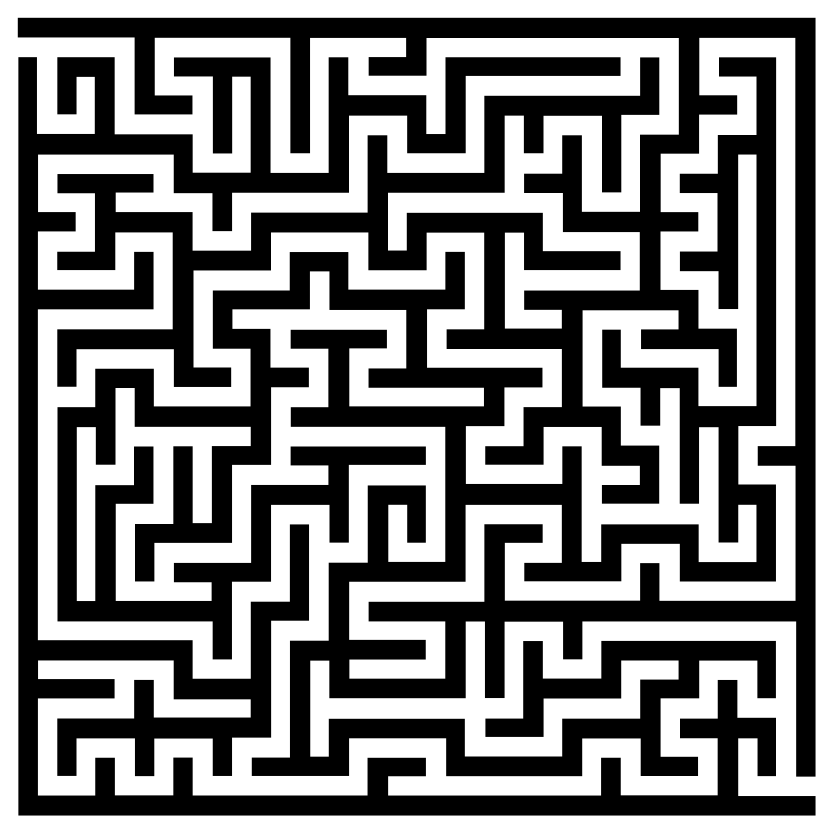
#> input picture MazePhoto.jpg, 5000 x 5000 px (shown at 1/6 size)
$ python Maze.py
#> lines starting #> are read from the running program, lines starting #| are printed output that depends on the picture; after the words box and inside, x2 and y2 are one past the last pixel; in counts of white or black regions, pixels touching at a corner belong together
from PIL import Image
import numpy as np

def image_info(img):
    print("Format:", img.format)
    print("Mode:", img.mode)
    print("Size:", img.size)
    print("Width:", img.width)
    print("Height:", img.height)

img = Image.open("MazePhoto.jpg")
#> img is the input picture: PIL image 5000x5000 RGB; min 0, max 255, mean 131.7

# === Resize picture ===
size = 150
img_resized = img.resize((size, size))
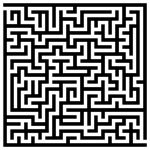
#> img_resized: PIL image 150x150 RGB; min 0, max 255, mean 132.5
image_info(img_resized)
#| Format: None
#| Mode: RGB
#| Size: (150, 150)
#| Width: 150
#| Height: 150
#=======================

# === Transform to np.array for vectorize ===
# img_resized_np.shape = (size,size,3)
img_resized_np = np.array(img_resized)
#============================================

#=== Reshape to (size*size,RGB(3)) ===
# reshape.shape = (size*size,3)
reshape = img_resized_np.reshape(img_resized_np.shape[0]*img_resized_np.shape[1],3)
#=================================

# === change RGB channel to One channel (0/255) ===
# reshape_no_RGB.shape = (size*size,1)
reshape_no_RGB = reshape[:,0].reshape(-1,1)
#======================================================
ADJACENT_PIXLE_SCALLAR_LW_5 = [1,size,-size,size+1,-(size+1)]
ADJACENT_PIXLE_SCALLAR_RW_5 = [-1,size,-size,-(size+1),size -1]
ADJACENT_PIXLE_SCALLAR_UW_5 = [1,-1,150,151,149]
ADJACENT_PIXLE_SCALLAR_DW_5 = [1,-1,-size,-(size+1),-(size-1)]
ADJACENT_PIXLE_SCALLAR = [1,-1,size,-size,size+1,-(size+1),size -1,-(size -1)]
def pixleAdjacent(reshape_no_RGB):

    reshape_no_RGB_adjacent = [[0] for _ in range(size*size)]

    for pixel in range(reshape_no_RGB.shape[0]):
        ADJACENT_PIXLE_GROUP = []

        if pixel % size == 0:
            offset =  ADJACENT_PIXLE_SCALLAR_RW_5
        elif pixel % size == size - 1:
            offset =  ADJACENT_PIXLE_SCALLAR_LW_5
        elif pixel <= size-1:
            offset =  ADJACENT_PIXLE_SCALLAR_UW_5
        elif pixel >= (size**2) - size:
            offset =  ADJACENT_PIXLE_SCALLAR_DW_5
        else:
            offset =  ADJACENT_PIXLE_SCALLAR

        for i in offset:
            if 0 <= pixel + i < size**2:
                ADJACENT_PIXLE_GROUP.append(int(reshape_no_RGB[pixel+i,0]))
        average = int((sum(ADJACENT_PIXLE_GROUP))/len(ADJACENT_PIXLE_GROUP)+1)
        reshape_no_RGB_adjacent[pixel][0] = average
#> after the loop, reshape_no_RGB_adjacent = 22500 items

    return np.array(reshape_no_RGB_adjacent)


reshape_no_RGB_adjacent = pixleAdjacent(reshape_no_RGB)

mask = reshape_no_RGB_adjacent[:,0] > 245
reshape_no_RGB_adjacent[mask,0] = 1
reshape_no_RGB_adjacent[~mask,0] = 0


# === Build back the image ===
#binary_img.shape = (size,size)
binary_img = reshape_no_RGB_adjacent.reshape(img_resized_np.shape[0],img_resized_np.shape[1])
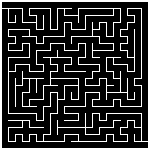
#> binary_img: shape (150, 150) int64; values 0 (black) and 1 (white), 17.7% white in thin lines or dots
#=============================
#=== Remove outer area ===
pixle_to_change = [] #(row/col_num,row/col)
for i in range(binary_img.shape[0]):
    if np.all(binary_img[:,i]) !=0:
        pixle_to_change.append((i,1))

    if np.all(binary_img[i,:]) !=0:
        pixle_to_change.append((i,0))
#> after the loop, pixle_to_change = [(0, 1), (0, 0), (1, 1), (1, 0), (148, 1), (148, 0), (149, 1), (149, 0)]

for idx,kind in pixle_to_change:
    if kind == 1:
        binary_img[:,idx] = 0
    elif kind == 0:
        binary_img[idx,:] = 0
#> this loop made 8 passes
#> kind on pass 1: 1
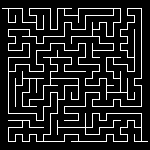
#> binary_img: shape (150, 150) int64; values 0 (black) and 1 (white), 12.5% white in thin lines or dots, all inside (x1, y1, x2, y2) = (2, 8, 148, 142)
#=========================
#=== Maze entrance/exit finder ===
for i in range(binary_img.shape[0]):
    if np.sum(binary_img[:,i]) != 0:
        for k in range(binary_img.shape[0]):
            if np.sum(binary_img[k,:]) != 0:
                start_axis = (k,i)
                break
        break
#=================================

def Center_xy(binary_img,start_axis):
    x,y = start_axis
    dxup = x
    dxun = x
    dyup = y
    dyun = y

    while binary_img[dxup,y] and dxup < binary_img.shape[0] != 0:
        dxup  += 1

    while binary_img[dxun,y] and dxun < binary_img.shape[1] != 0:
        dxun -= 1

    x = int((dxun+dxup)/2)


    dyup = y
    dyun = y

    while binary_img[x,dyup] and dyup < binary_img.shape[0] != 0:
        dyup  += 1

    while binary_img[x,dyun] and dyun < binary_img.shape[1] != 0:
        dyun -= 1

    y = int((dyun+dyup)/2)

    return x,y

def directionsCount(binary_img,x,y,px,py):
#> called with x = 8, y = 2, px = 0, py = 0
    directions = []
    for dx,dy in OFFSET:
        if binary_img[x+dx,y+dy] != 0 and (px,py) != (x+dx,y+dy):
            directions.append((dx,dy))
#> after the loop, directions = [(0, 1)]
    return directions


OFFSET  = [[0,1],[0,-1],[1,0],[-1,0]]
node_tree = {}
node_id = 1
total_path = []
def run2(x,y,px,py,path_pixel = None):
    global node_id,total_path
    directions = directionsCount(binary_img,x,y,px,py) # 0-3 directions
#> directions = [(0, 1)]
    if path_pixel is None:
        path_pixel = []
    path_pixel.append((x,y))

    if len(directions) == 1:
        while len(directions) == 1:
            dx, dy = directions[0]
            x, y, px, py = x+dx, y+dy, x, y
            path_pixel.append((x,y))

            directions = directionsCount(binary_img, x, y, px, py)
#> this loop made 6 passes
#> after the loop, path_pixel = [(8, 2), (8, 3), (8, 4), (8, 5), (8, 6), (8, 7), (8, 8)]
        run2(x, y, px, py,path_pixel[:])
#> the loop in run2 (call 2), `while node_tree[save_node_id][4]:` made 2 passes
#> (dx, dy, node_x, node_y) on pass 1: (-1, 0, 126, 85)
#| ===========
#| Maze solved
#| ===========


    elif len(directions) > 1:
        node_tree[node_id] = (x,y,px,py,directions)
        save_node_id = node_id
        node_id += 1

        while node_tree[save_node_id][4]:
            dir = node_tree[save_node_id][4].pop(0)
            dx,dy = dir
            node_x,node_y = x+dx,y+dy
            run2(node_x,node_y,x,y,path_pixel[:])

    else:
        if (x,y) == (141,147):
            print("===========")
            print("Maze solved")
            print("===========")

            total_path.append(path_pixel[:])
        return
def imageShow(binary_photo,img_resized_np):
    # binary_photo_shape(size**2(1/0),1)
    mask = binary_photo[:,0] == 1
    binary_photo = binary_photo * 255
    image = binary_photo.reshape(img_resized_np.shape[0],img_resized_np.shape[1])

    image_rgb = np.stack([image, image, image], axis=-1)
    for x,y in total_path[0]:
        image_rgb[x,y] = [0,255,0]
#> this loop made 880 passes
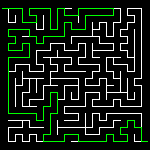
#> image_rgb: shape (150, 150, 3) int64; mean of channels 0, 1, 2 22, 31.8, 22; drawn as R, G, B


    Image.fromarray(image_rgb.astype("uint8")).show()

run2(8,2,0,0)

imageShow(binary_img,img_resized_np)
